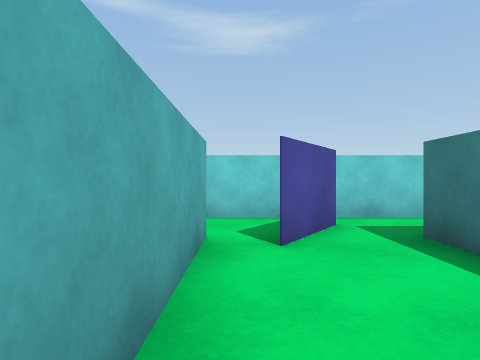
View 1 (above)

14 first-person views from a walk through a 3-D level made in the Unity game engine. The camera is 0.72 m above the floor, looks level and sees 80° across. The floor is counted in squares, 1 m on a side. Each view is taken from the middle of a square. On the plan, view 1 faces up. The plan holds only what a view shows up to about 10 squares ahead; the rest is blank. The player is left out.

View 2
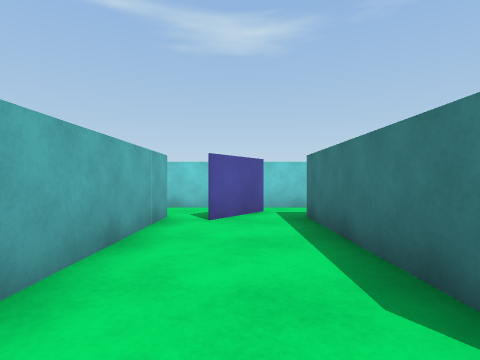

View 3
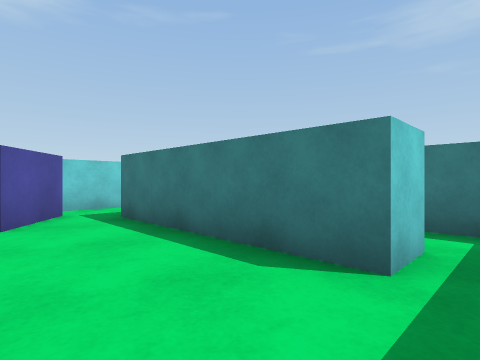

View 4
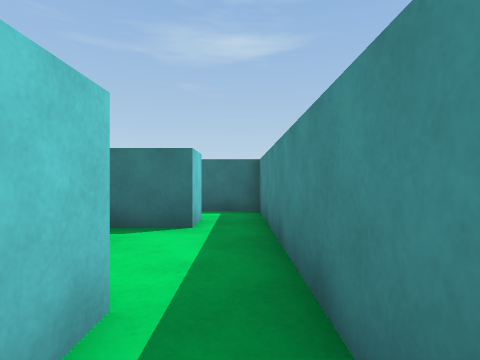

View 5
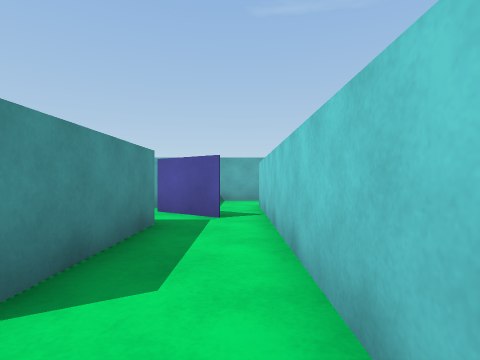

View 6
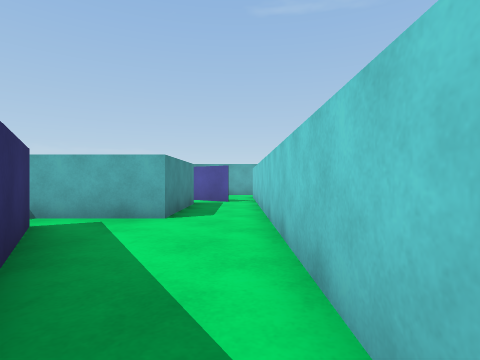

View 7
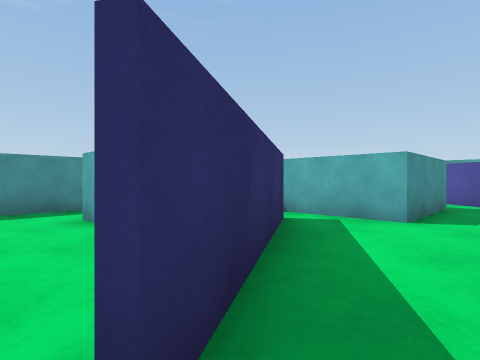

View 8
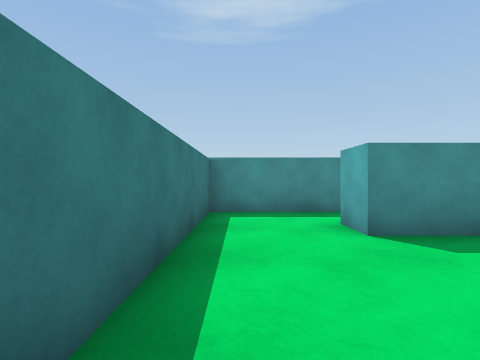

View 9
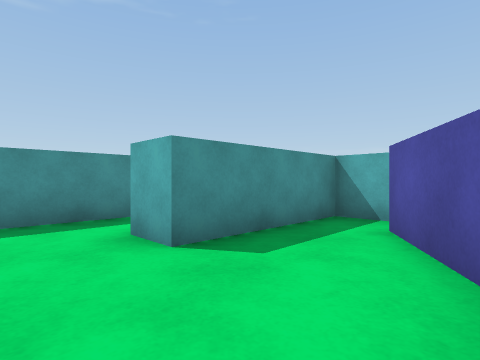

View 10
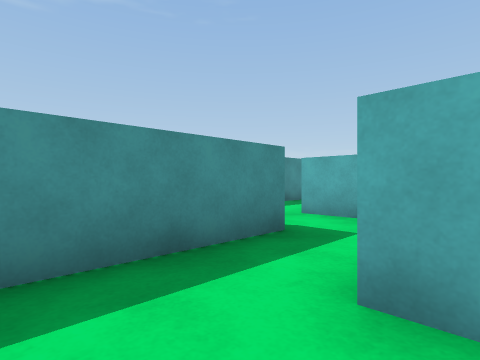

View 11
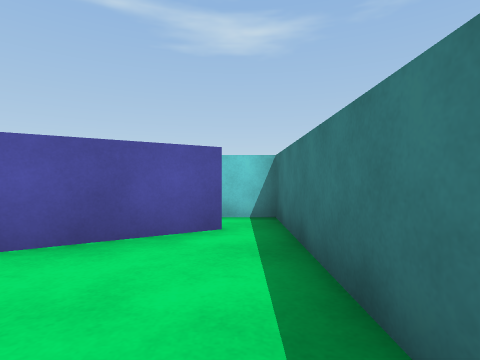

View 12
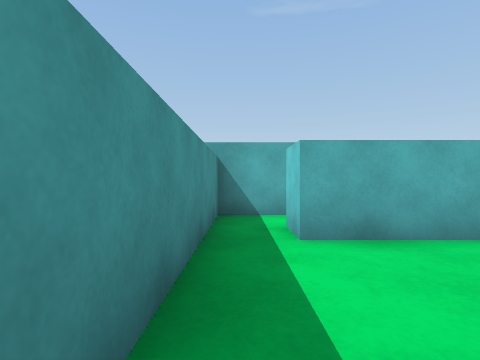

View 13
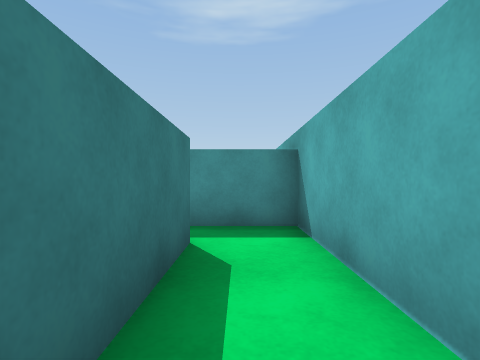

View 14
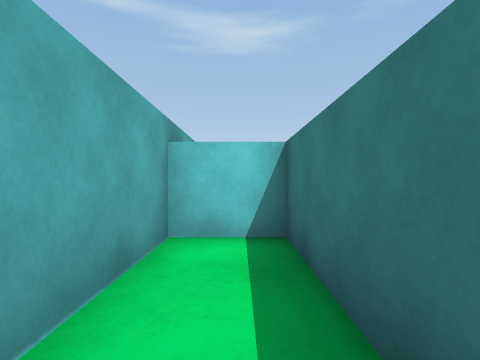

### Floor plan
Points are (right, up) in squares from view 1. A wall is a line through its corners. A room is listed if a view was taken in it or the views show most of it. See-through windows are left out.
Room 1 (views 1, 2, 3)
walls: (2.3, -1.3) (2.3, 2.5); (-0.4, -2.5) (2.6, -2.5); (-0.4, 3.6) (-0.4, -1.3)
ways out: opening at (-1, -2) to room 2; opening at (2, 3) to room 5; opening at (3, -2) to room 5; gap at (0, 3) to room 7
Room 2 (views 4, 13, 14)
walls: (-0.4, -1.3) (-1.4, -1.3) (-1.4, 2.6) (-2.9, 2.6) (-2.9, -2.5) (-0.4, -2.5)
ways out: opening at (-1, -2) to room 1
Room 3 (view 5)
walls: (7.7, 2.2) (6.7, 1.6); (6.6, 1.8) (10.7, 4.3); (5.6, 3.6) (5.6, 0.3) (9.3, 0.3); (10.5, 5.5) (5.5, 5.5)
ways out: opening at (8, 1) to room 4; opening at (10, 5) to room 4; opening at (5, 4.5) to room 5
Room 4 (views 6, 7, 8, 9, 10, 11)
walls: (9.3, 0.3) (9.3, -0.8); (10.8, 4.2) (7.7, 2.2); (11.7, -0.5) (11.7, 5.5) (10.5, 5.5)
ways out: opening at (8, 1) to room 3; opening at (10, 5) to room 3; opening at (10.5, 0) to room 8
Room 5 (view 12)
walls: (4.8, 3.6) (5.6, 3.6); (1.6, 4.6) (0.4, 3); (5.5, 5.5) (1.5, 5.5); (3.4, -1.3) (2.3, -1.3); (2.6, -2.5) (4.6, -2.5) (4.6, -1)
ways out: opening at (2, 3) to room 1; opening at (3, -2) to room 1; opening at (5, 4.5) to room 3; opening at (1, 5) to room 7
objects: cyan block (3, 3) to (4, 3)
Room 6 (no view inside)
walls: (7.6, -2.5) (9.5, -2.5)
ways out: opening at (8.5, -1.5) to room 8; opening at (6.5, -3)
Room 7 (no view inside)
walls: (-2.9, 5.8) (-2.9, 4.2); (1.5, 5.5) (-1, 5.5)
ways out: gap at (0, 3) to room 1; opening at (1, 5) to room 5
Room 8 (no view inside)
walls: (9.5, -2.5) (11.7, -2.5) (11.7, -0.5)
ways out: opening at (10.5, 0) to room 4; opening at (8.5, -1.5) to room 6

Where each view was taken, in squares from view 1:
view 1: 0 up, 0 right, facing up
view 2: 2 down, 1 right, facing up
view 3: 2 down, 0 right, facing up-right
view 4: 2 down, 2 left, facing right
view 5: 5 up, 7 right, facing left
view 6: 5 up, 11 right, facing left
view 7: 5 up, 11 right, facing down-left
view 8: 4 up, 11 right, facing down
view 9: 3 up, 11 right, facing down-left
view 10: 0 up, 11 right, facing down-left
view 11: 0 up, 11 right, facing up
view 12: 2 down, 3 right, facing left
view 13: 2 up, 2 left, facing down
view 14: 1 down, 2 left, facing up
